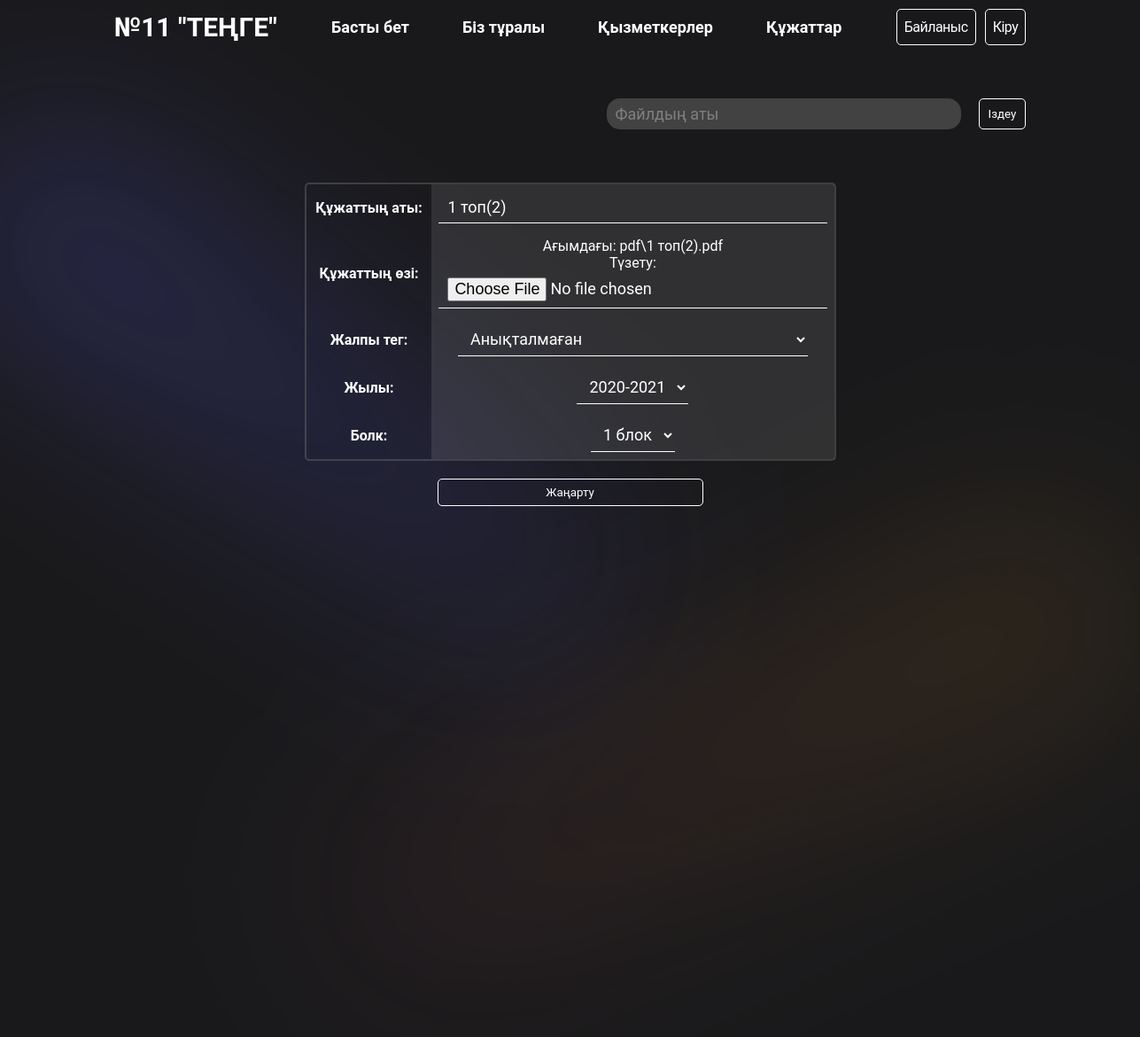
The page /file/5/update/ on the database its author committed.
### app/models.py (models this page shows, shortened)
class File(models.Model):
    year_choices = [('2020-2021', '2020-2021'),
                    ('2021-2022', '2021-2022'),
                    ('2022-2023', '2022-2023'),
                    ('2023-2024', '2023-2024')]
    tag_choices = [
                   ('common', 'Анықталмаған'),
                   ('schedule', 'Кесте'),
                   ('course', 'Курс'),
                   ('methodist_cyclogram', 'Әдіскер циклограмасы'),
                   ('mad', 'МАД'),
                   ('methodist_monitoring', 'Әдіскер мониторинг'),
                   ('personal_development_map', 'Жеке даму картасы'),
                   ('monitoring', 'Мониторинг'),
                   ('group_cyclogram', 'Топтың циклограммасы'),
                   ('year_plan', 'Жалдық жоспар'),
                   ('gpp', 'Топтардың перспективалық жоспарлары'),
                   ('about', 'Біз туралы')]
    name = models.CharField(max_length=255)
    file = models.FileField(upload_to='pdf/', max_length=255)
    tag = models.CharField(
        max_length=100, default='common', choices=tag_choices)
    year = models.CharField(max_length=10, choices=year_choices)
    block = models.CharField(max_length=10, choices=block_choices)

### app/views.py (the view, shortened to what this page needs)
# urls.py: path('file/<int:pk>/update/', FileUpdateView.as_view(), name='update_file'),
class FileUpdateView(generic.UpdateView):
    form_class = FileForm
    template_name = 'file_update.html'
    success_url = reverse_lazy('all_files')
    def get_object(self, queryset=None):
        return get_object_or_404(File, id=self.kwargs['pk'])

### app/forms.py
class FileForm(ModelForm):
    class Meta:
        model = File
        fields = ('name','file','tag','year','block')
        labels = {
            'name': 'Құжаттың аты',
            'file': 'Құжаттың өзі',
            'tag': 'Жалпы тег',
            'year': 'Жылы',
            'block': 'Болк',
        }

### templates/file_update.html (shortened to what this page needs)
{% extends 'base.html' %} {% block content %}
<main>
  <form class="upload" method="post" enctype="multipart/form-data">
    <table>
    {{form.as_table}}
  </table>
    <button type="submit">Жаңарту</button>
  </form>
</main>
{% endblock %}

### static/style.css (style rules this page uses)
* { margin: 0; padding: 0; box-sizing: border-box; font-family: "Roboto", sans-serif; }
html { scroll-behavior: smooth; }
body { display: flex; flex-direction: column; height: 100vh; background: #19191b; color: #fff; overflow-x: hidden; }
table { margin: 0; width: 100%; border: 2px solid #6c6c6c75; padding: 0; border-spacing: 0; border-radius: 5px; }
tr > td { padding: 8px; margin: 0; background-color: rgba(255, 255, 255, 0.1); }
th, td { padding: 8px; }
tr > td > a { color: white; text-decoration: none; }
table > tbody > tr > th { text-align: center; }
table { text-align: center; }
.upload { display: flex; flex-direction: column; width: 70%; max-width: 600px; margin: 0 auto; gap:20px; }
.upload input { width: 100%; padding: 7px 10px; font-size: 18px; outline: none; border: none; background: none; border-bottom: 1px solid white; caret-color: white; color: white; }
.upload select { padding: 7px 10px; font-size: 18px; outline: none; border: none; background: none; border-bottom: 1px solid white; caret-color: white; color: white; cursor: pointer; }
.upload select option { padding: 7px 10px; font-size: 18px; outline: none; background-color: #8e8eea; color: white; cursor: pointer; }
.upload button { width: 50%; max-width: 300px; margin: 0 auto; padding: 7px 10px; border-radius: 5px; cursor: pointer; background-color: transparent; border: 1px solid white; color: white; margin-bottom: 20px; }

### rows shown on the page
File: name "1 топ(2)", tag "Анықталмаған", year "2020-2021", block "1 блок"
